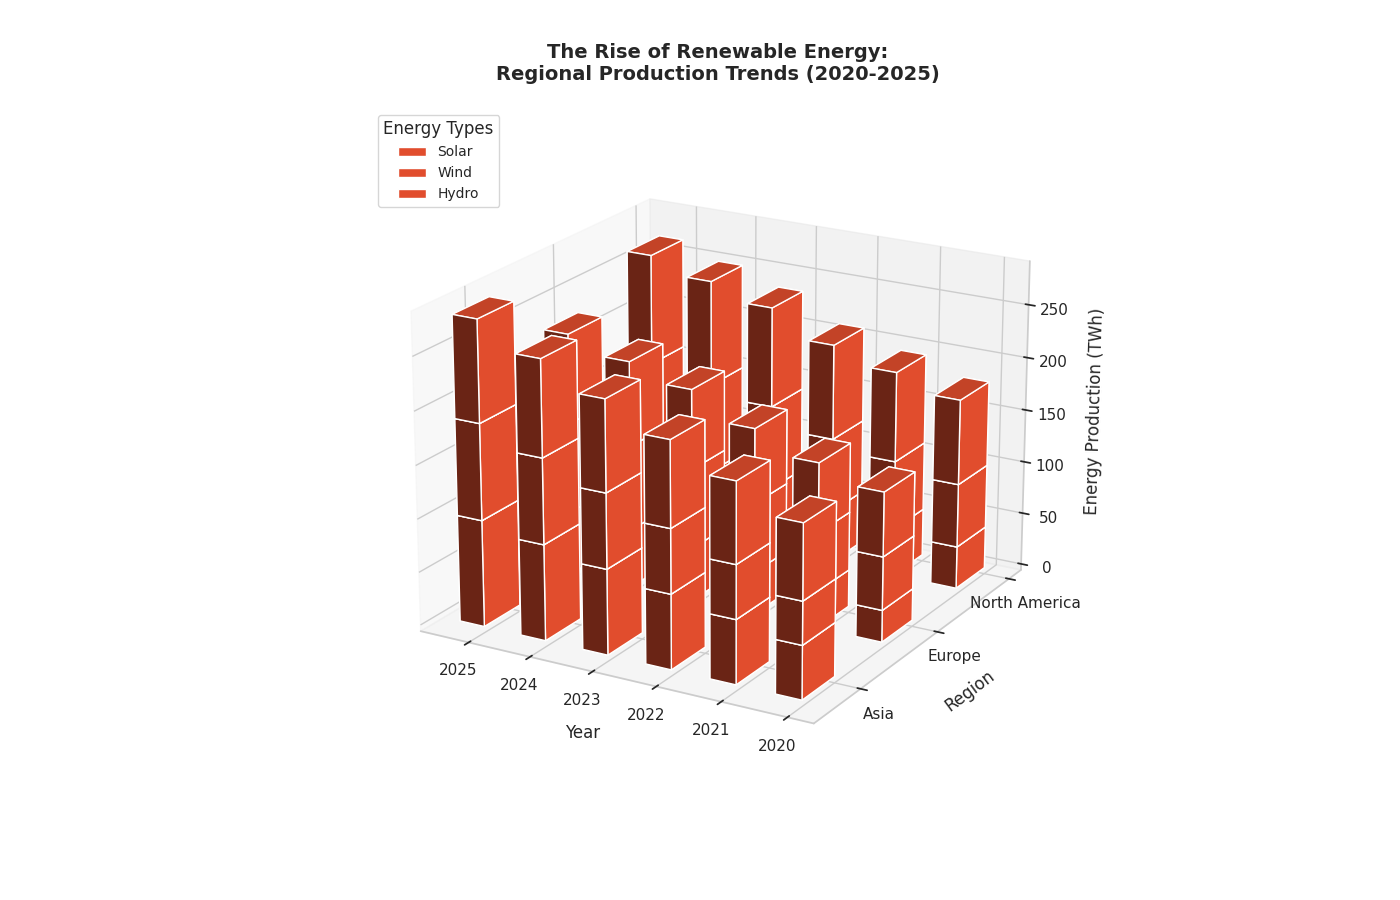

Recreate this plot in Python.
import matplotlib.pyplot as plt
import numpy as np

# Data setup
years = np.array([2020, 2021, 2022, 2023, 2024, 2025])
regions = ['North America', 'Europe', 'Asia']

# Energy production (TWh) for each region and year, broken down by energy type
solar = np.array([
    [40, 45, 50, 60, 65, 70],  # North America
    [30, 35, 40, 50, 55, 60],  # Europe
    [50, 60, 70, 80, 90, 100]  # Asia
])

wind = np.array([
    [60, 65, 70, 80, 85, 90],  # North America
    [50, 55, 65, 75, 80, 85],  # Europe
    [40, 50, 60, 70, 80, 90]   # Asia
])

hydro = np.array([
    [80, 85, 90, 95, 100, 105],  # North America
    [60, 65, 70, 75, 80, 85],    # Europe
    [70, 75, 80, 85, 90, 95]     # Asia
])

# Set up the figure and axes for the 3D plot
fig = plt.figure(figsize=(14, 9))
ax = fig.add_subplot(111, projection='3d')

# Bar settings
bar_width = 0.4
bar_depth = 0.4
consistent_color = '#FF5733'  # Use a single consistent color

# Plot each region's stacked bars
for i, region in enumerate(regions):
    x_positions = np.arange(len(years))
    ax.bar3d(x_positions, i, np.zeros_like(years), bar_width, bar_depth, solar[i], color=consistent_color, label='Solar' if i == 0 else "")
    ax.bar3d(x_positions, i, solar[i], bar_width, bar_depth, wind[i], color=consistent_color, label='Wind' if i == 0 else "")
    ax.bar3d(x_positions, i, solar[i] + wind[i], bar_width, bar_depth, hydro[i], color=consistent_color, label='Hydro' if i == 0 else "")

# Customize axes
ax.set_xlabel('Year', labelpad=10)
ax.set_ylabel('Region', labelpad=10)
ax.set_zlabel('Energy Production (TWh)', labelpad=10)

# Setting x, y ticks
ax.set_xticks(np.arange(len(years)))
ax.set_xticklabels(years)
ax.set_yticks(np.arange(len(regions)))
ax.set_yticklabels(regions)

# Adjust viewing angle for better visibility
ax.view_init(elev=20, azim=120)

# Adding the title with line break
ax.set_title('The Rise of Renewable Energy:\nRegional Production Trends (2020-2025)', pad=20, fontweight='bold', fontsize=14)

# Legend
ax.legend(loc='upper left', fontsize=10, title='Energy Types')

# Automatically adjust layout to prevent overlap
plt.tight_layout()

# Show the plot
plt.show()
